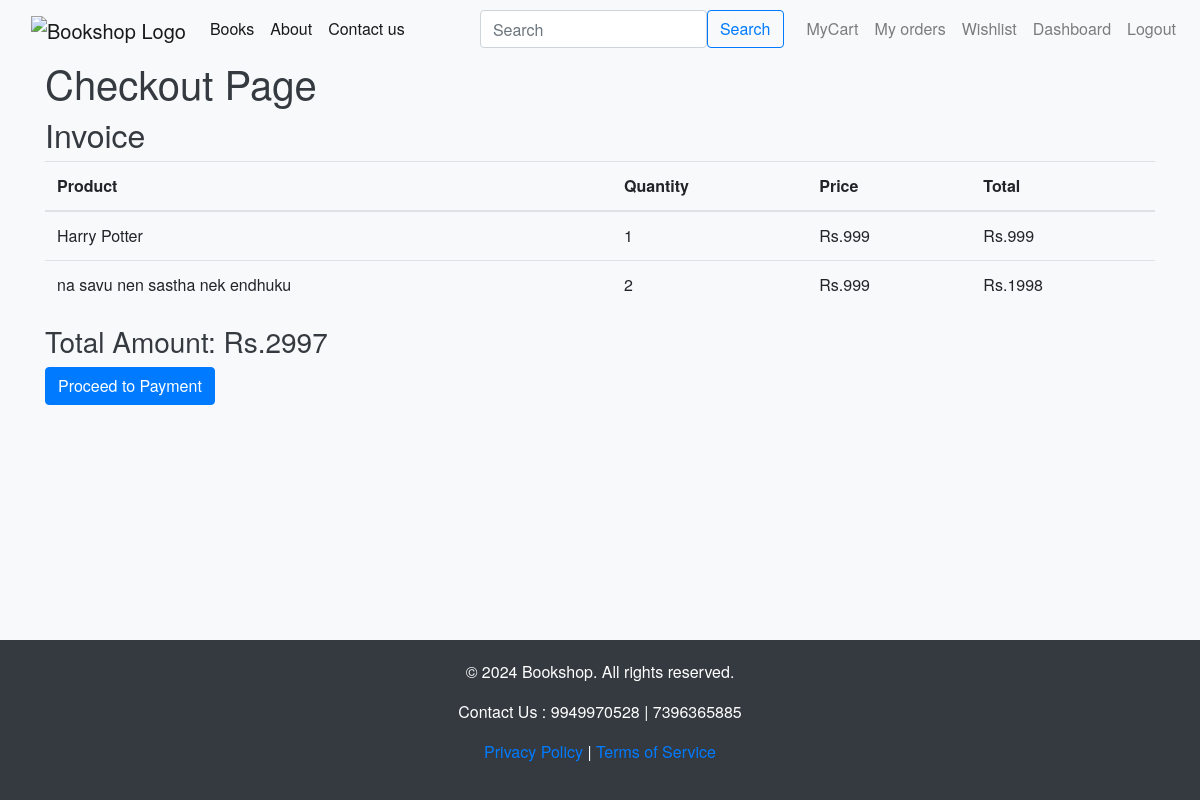
/checkout (signed in), run on the app's committed database.
### app.py (models this page shows)
class CartItems(db.Model):
    __tablename__='cartitems'
    CartItemID= db.Column(db.Integer, primary_key=True)
    CartID= db.Column(db.Integer,db.ForeignKey('carts.CartID'), nullable=False)
    ProductID= db.Column(db.Integer,db.ForeignKey('products.ProductID'), nullable=False)
    Quantity= db.Column(db.Integer, nullable=False)
    product = db.relationship('Products', backref=db.backref('cart_items', lazy=True))

class Products(db.Model):
    __tablename__ = 'products'
    ProductID = db.Column(db.Integer, primary_key=True)
    ProductName= db.Column(db.String(50), nullable=False)
    Author= db.Column(db.String(30), nullable=False)
    Description= db.Column(db.String(100), nullable=False)
    Price= db.Column(db.Integer, nullable=False)
    StockQuantity= db.Column(db.Integer,nullable=False)
    CategoryID= db.Column(db.Integer,db.ForeignKey('categories.CategoryID'), nullable=False )
    MerchantID = db.Column(db.Integer, db.ForeignKey('users.UserID'), nullable=False)
    ProductImage = db.Column(db.String(100), nullable=False)

### app.py (the view)
@app.route('/checkout', methods=['GET', 'POST'])
def checkout():
    if 'user_id' not in session:
        flash('Please log in first!', 'danger')
        return redirect(url_for('login'))
    user_id = session['user_id']
    addresses = Addresses.query.filter_by(UserID=user_id).all()
    cart = Carts.query.filter_by(UserID=user_id).first()
    cart_items = CartItems.query.filter_by(CartID=cart.CartID).all()
    total_amount = sum(item.Quantity * item.product.Price for item in cart_items)
    if request.method == 'POST':
        if not addresses:
            return redirect(url_for('add_address'))
        return redirect(url_for('select_payment'))
    return render_template('checkout.html', addresses=addresses, cart_items=cart_items, total_amount=total_amount)

### templates/checkout.html
{% extends 'base.html' %}
{% block body %}
<h1>Checkout Page</h1>
{% if addresses %}
  <h2>Invoice</h2>
  <table class="table">
    <thead>
      <tr>
        <th>Product</th>
        <th>Quantity</th>
        <th>Price</th>
        <th>Total</th>
      </tr>
    </thead>
    <tbody>
      {% for item in cart_items %}
      <tr>
        <td>{{ item.product.ProductName }}</td>
        <td>{{ item.Quantity }}</td>
        <td>Rs.{{ item.product.Price }}</td>
        <td>Rs.{{ item.Quantity * item.product.Price }}</td>
      </tr>
      {% endfor %}
    </tbody>
  </table>
  <h3>Total Amount: Rs.{{ total_amount }}</h3>
  <form action="{{ url_for('select_payment') }}" method="post">
    <button type="submit" class="btn btn-primary">Proceed to Payment</button>
</form>
{% else %}
  <p>No address found. Please <a href="{{ url_for('add_address') }}">Add an address</a>.</p>
{% endif %}
{% endblock body %}

### templates/base.html (style rules this page uses)
body { background-color: #f8f9fa; color: #343a40; font-family: 'Helvetica Neue', Helvetica, Arial, sans-serif; display: flex; flex-direction: column; min-height: 100vh; margin: 0; }
.btn-primary { background-color: #007bff; border-color: #007bff; }

### data on the page
CartItems: product.ProductName "Harry Potter", Quantity "1", product.Price "999", item.Quantity*item.product.Price "999"
CartItems: product.ProductName "na savu nen sastha nek endhuku", Quantity "2", product.Price "999", item.Quantity*item.product.Price "1998"

### other printed values
{{ total_amount }} "2997"
